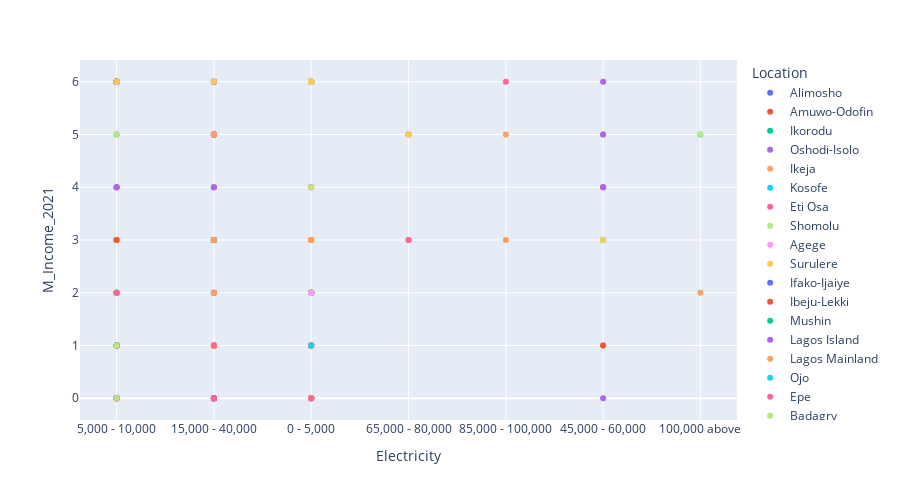

The notebook cell saved with this chart:
### Markdown cell above
Inference

Areas in Lagos State will be represented by three categories. The Higher Category ranging from 85,000 - 100,000, and 100,000 above.  The medium Category ranging from 15,000 - 40,000, 45,000 - 60,000 and  65,000 - 80,000, and the lower Category ranging from 0 - 5,000, and  5,000 - 10,000. 

Areas in Lagos with Higher monthly cost of Feeding are; Lagos Island, Ikeja, Eti Osa, Ibeju lekki, Lagos Mainland, and Surulere

Areas in Lagos state with Medium monthly cost of Feeding are; Apapa, Badagry, Apapa, Ojo, Lagos Island, Lagos Mainland, and Ajeromi-ifelodun.

While Areas in Lagos state with low monthly cost of Feeding are; Epe, Alomosho, Ikorodu, Badagry,  Ifako-ijaiye, lagos mainland and Epe.

### Code cell
# plotting a scatter graph that shows the relationship between Monthly Electricity	 
# and Monthly Income using year 2021.
px.scatter(cl_df, y="M_Income_2021", x="Electricity", color="Location", size_max=60, height=500,)

### Figure 1 — Plotly figure (JSON) as saved in the notebook; plotly's stock layout.template omitted (floating-point values rounded to 4 significant figures)
{"data": [{"hovertemplate": "Location=Alimosho<br>Electricity=%{x}<br>M_Income_2021=%{y}<extra></extra>", "legendgroup": "Alimosho", "marker": {"color": "#636efa", "symbol": "circle"}, "mode": "markers", "name": "Alimosho", "orientation": "v", "showlegend": true, "type": "scatter", "x": ["5,000 - 10,000", "5,000 - 10,000", "5,000 - 10,000", "5,000 - 10,000", "5,000 - 10,000", "5,000 - 10,000", "15,000 - 40,000", "0 - 5,000", "15,000 - 40,000", "5,000 - 10,000", "0 - 5,000"], "xaxis": "x", "y": [0, 6, 6, 0, 6, 6, 0, 2, 6, 0, 6], "yaxis": "y"}, {"hovertemplate": "Location=Amuwo-Odofin<br>Electricity=%{x}<br>M_Income_2021=%{y}<extra></extra>", "legendgroup": "Amuwo-Odofin", "marker": {"color": "#EF553B", "symbol": "circle"}, "mode": "markers", "name": "Amuwo-Odofin", "orientation": "v", "showlegend": true, "type": "scatter", "x": ["0 - 5,000", "15,000 - 40,000", "65,000 - 80,000", "0 - 5,000", "0 - 5,000", "0 - 5,000", "0 - 5,000", "5,000 - 10,000", "0 - 5,000", "0 - 5,000", "5,000 - 10,000", "0 - 5,000", "0 - 5,000", "0 - 5,000"], "xaxis": "x", "y": [6, 6, 5, 1, 0, 2, 2, 3, 2, 1, 6, 6, 6, 2], "yaxis": "y"}, {"hovertemplate": "Location=Ikorodu<br>Electricity=%{x}<br>M_Income_2021=%{y}<extra></extra>", "legendgroup": "Ikorodu", "marker": {"color": "#00cc96", "symbol": "circle"}, "mode": "markers", "name": "Ikorodu", "orientation": "v", "showlegend": true, "type": "scatter", "x": ["5,000 - 10,000", "5,000 - 10,000", "5,000 - 10,000", "5,000 - 10,000", "5,000 - 10,000", "15,000 - 40,000", "0 - 5,000", "5,000 - 10,000", "5,000 - 10,000", "15,000 - 40,000", "0 - 5,000", "0 - 5,000", "0 - 5,000", "0 - 5,000", "0 - 5,000", "15,000 - 40,000", "0 - 5,000", "5,000 - 10,000", "15,000 - 40,000", "15,000 - 40,000", "5,000 - 10,000", "0 - 5,000", "15,000 - 40,000", "0 - 5,000", "0 - 5,000"], "xaxis": "x", "y": [6, 5, 6, 3, 6, 4, 0, 6, 2, 5, 2, 2, 6, 2, 2, 3, 6, 3, 6, 2, 1, 2, 1, 2, 2], "yaxis": "y"}, {"hovertemplate": "Location=Oshodi-Isolo<br>Electricity=%{x}<br>M_Income_2021=%{y}<extra></extra>", "legendgroup": "Oshodi-Isolo", "marker": {"color": "#ab63fa", "symbol": "circle"}, "mode": "markers", "name": "Oshodi-Isolo", "orientation": "v", "showlegend": true, "type": "scatter", "x": ["5,000 - 10,000", "0 - 5,000", "15,000 - 40,000", "5,000 - 10,000", "5,000 - 10,000", "5,000 - 10,000", "0 - 5,000", "5,000 - 10,000", "5,000 - 10,000", "0 - 5,000"], "xaxis": "x", "y": [6, 2, 0, 6, 1, 6, 0, 4, 2, 2], "yaxis": "y"}, {"hovertemplate": "Location=Ikeja<br>Electricity=%{x}<br>M_Income_2021=%{y}<extra></extra>", "legendgroup": "Ikeja", "marker": {"color": "#FFA15A", "symbol": "circle"}, "mode": "markers", "name": "Ikeja", "orientation": "v", "showlegend": true, "type": "scatter", "x": ["15,000 - 40,000", "15,000 - 40,000", "5,000 - 10,000", "15,000 - 40,000", "85,000 - 100,000", "0 - 5,000", "0 - 5,000", "5,000 - 10,000", "0 - 5,000", "5,000 - 10,000", "5,000 - 10,000", "15,000 - 40,000", "45,000 - 60,000", "5,000 - 10,000", "15,000 - 40,000", "15,000 - 40,000", "45,000 - 60,000", "5,000 - 10,000", "15,000 - 40,000", "5,000 - 10,000", "15,000 - 40,000", "45,000 - 60,000", "45,000 - 60,000", "5,000 - 10,000", "0 - 5,000", "5,000 - 10,000", "0 - 5,000", "5,000 - 10,000", "85,000 - 100,000", "5,000 - 10,000", "5,000 - 10,000", "5,000 - 10,000", "5,000 - 10,000", "0 - 5,000", "0 - 5,000"], "xaxis": "x", "y": [5, 1, 6, 3, 5, 6, 2, 1, 0, 1, 2, 0, 4, 4, 0, 1, 5, 0, 6, 0, 3, 3, 4, 0, 2, 2, 0, 3, 3, 6, 0, 6, 0, 2, 6], "yaxis": "y"}, {"hovertemplate": "Location=Kosofe<br>Electricity=%{x}<br>M_Income_2021=%{y}<extra></extra>", "legendgroup": "Kosofe", "marker": {"color": "#19d3f3", "symbol": "circle"}, "mode": "markers", "name": "Kosofe", "orientation": "v", "showlegend": true, "type": "scatter", "x": ["5,000 - 10,000", "5,000 - 10,000", "5,000 - 10,000", "45,000 - 60,000", "5,000 - 10,000", "0 - 5,000", "0 - 5,000", "15,000 - 40,000", "0 - 5,000", "5,000 - 10,000", "5,000 - 10,000", "15,000 - 40,000", "5,000 - 10,000", "15,000 - 40,000", "100,000 above", "5,000 - 10,000", "5,000 - 10,000", "0 - 5,000", "0 - 5,000"], "xaxis": "x", "y": [0, 4, 1, 3, 1, 0, 6, 0, 6, 1, 3, 0, 0, 3, 5, 2, 6, 2, 0], "yaxis": "y"}, {"hovertemplate": "Location=Eti Osa<br>Electricity=%{x}<br>M_Income_2021=%{y}<extra></extra>", "legendgroup": "Eti Osa", "marker": {"color": "#FF6692", "symbol": "circle"}, "mode": "markers", "name": "Eti Osa", "orientation": "v", "showlegend": true, "type": "scatter", "x": ["15,000 - 40,000", "65,000 - 80,000", "15,000 - 40,000", "0 - 5,000", "0 - 5,000", "45,000 - 60,000", "0 - 5,000", "0 - 5,000", "15,000 - 40,000", "0 - 5,000", "15,000 - 40,000", "85,000 - 100,000", "15,000 - 40,000", "15,000 - 40,000", "5,000 - 10,000", "15,000 - 40,000", "5,000 - 10,000", "5,000 - 10,000", "65,000 - 80,000", "5,000 - 10,000", "15,000 - 40,000", "5,000 - 10,000", "15,000 - 40,000", "15,000 - 40,000", "5,000 - 10,000", "5,000 - 10,000", "5,000 - 10,000", "5,000 - 10,000", "15,000 - 40,000", "0 - 5,000"], "xaxis": "x", "y": [1, 3, 2, 0, 1, 4, 4, 6, 0, 4, 5, 6, 6, 5, 3, 5, 4, 1, 3, 6, 0, 1, 0, 6, 0, 6, 0, 6, 1, 6], "yaxis": "y"}, {"hovertemplate": "Location=Shomolu<br>Electricity=%{x}<br>M_Income_2021=%{y}<extra></extra>", "legendgroup": "Shomolu", "marker": {"color": "#B6E880", "symbol": "circle"}, "mode": "markers", "name": "Shomolu", "orientation": "v", "showlegend": true, "type": "scatter", "x": ["15,000 - 40,000", "0 - 5,000", "5,000 - 10,000", "5,000 - 10,000", "0 - 5,000", "0 - 5,000", "5,000 - 10,000", "5,000 - 10,000", "100,000 above", "5,000 - 10,000", "15,000 - 40,000", "0 - 5,000", "0 - 5,000"], "xaxis": "x", "y": [3, 4, 5, 2, 6, 2, 6, 2, 5, 2, 4, 2, 2], "yaxis": "y"}, {"hovertemplate": "Location=Agege<br>Electricity=%{x}<br>M_Income_2021=%{y}<extra></extra>", "legendgroup": "Agege", "marker": {"color": "#FF97FF", "symbol": "circle"}, "mode": "markers", "name": "Agege", "orientation": "v", "showlegend": true, "type": "scatter", "x": ["0 - 5,000", "45,000 - 60,000", "0 - 5,000", "0 - 5,000", "0 - 5,000", "0 - 5,000", "15,000 - 40,000", "0 - 5,000", "0 - 5,000", "0 - 5,000"], "xaxis": "x", "y": [0, 1, 2, 2, 6, 2, 2, 2, 2, 2], "yaxis": "y"}, {"hovertemplate": "Location=Surulere<br>Electricity=%{x}<br>M_Income_2021=%{y}<extra></extra>", "legendgroup": "Surulere", "marker": {"color": "#FECB52", "symbol": "circle"}, "mode": "markers", "name": "Surulere", "orientation": "v", "showlegend": true, "type": "scatter", "x": ["5,000 - 10,000", "5,000 - 10,000", "0 - 5,000", "5,000 - 10,000", "5,000 - 10,000", "0 - 5,000", "0 - 5,000", "15,000 - 40,000", "5,000 - 10,000", "5,000 - 10,000", "15,000 - 40,000", "15,000 - 40,000", "65,000 - 80,000", "0 - 5,000", "15,000 - 40,000", "15,000 - 40,000", "45,000 - 60,000", "15,000 - 40,000", "5,000 - 10,000", "15,000 - 40,000", "0 - 5,000", "5,000 - 10,000", "15,000 - 40,000", "15,000 - 40,000", "0 - 5,000", "5,000 - 10,000", "0 - 5,000", "5,000 - 10,000", "5,000 - 10,000", "5,000 - 10,000", "15,000 - 40,000"], "xaxis": "x", "y": [3, 1, 2, 0, 6, 2, 2, 6, 2, 3, 0, 3, 5, 3, 1, 3, 3, 4, 3, 1, 2, 6, 1, 4, 6, 6, 2, 2, 0, 0, 1], "yaxis": "y"}, {"hovertemplate": "Location=Ifako-Ijaiye<br>Electricity=%{x}<br>M_Income_2021=%{y}<extra></extra>", "legendgroup": "Ifako-Ijaiye", "marker": {"color": "#636efa", "symbol": "circle"}, "mode": "markers", "name": "Ifako-Ijaiye", "orientation": "v", "showlegend": true, "type": "scatter", "x": ["5,000 - 10,000", "0 - 5,000", "0 - 5,000", "5,000 - 10,000", "5,000 - 10,000", "5,000 - 10,000", "0 - 5,000", "0 - 5,000", "15,000 - 40,000", "5,000 - 10,000", "5,000 - 10,000", "5,000 - 10,000", "5,000 - 10,000", "0 - 5,000"], "xaxis": "x", "y": [6, 2, 0, 6, 1, 2, 2, 6, 3, 6, 1, 0, 0, 6], "yaxis": "y"}, {"hovertemplate": "Location=Ibeju-Lekki<br>Electricity=%{x}<br>M_Income_2021=%{y}<extra></extra>", "legendgroup": "Ibeju-Lekki", "marker": {"color": "#EF553B", "symbol": "circle"}, "mode": "markers", "name": "Ibeju-Lekki", "orientation": "v", "showlegend": true, "type": "scatter", "x": ["5,000 - 10,000", "15,000 - 40,000", "45,000 - 60,000", "5,000 - 10,000", "5,000 - 10,000", "0 - 5,000", "0 - 5,000", "0 - 5,000", "15,000 - 40,000", "15,000 - 40,000", "5,000 - 10,000", "15,000 - 40,000", "15,000 - 40,000", "15,000 - 40,000", "15,000 - 40,000"], "xaxis": "x", "y": [6, 0, 1, 3, 6, 1, 3, 0, 3, 1, 6, 3, 0, 4, 0], "yaxis": "y"}, {"hovertemplate": "Location=Mushin<br>Electricity=%{x}<br>M_Income_2021=%{y}<extra></extra>", "legendgroup": "Mushin", "marker": {"color": "#00cc96", "symbol": "circle"}, "mode": "markers", "name": "Mushin", "orientation": "v", "showlegend": true, "type": "scatter", "x": ["15,000 - 40,000", "15,000 - 40,000", "0 - 5,000", "0 - 5,000", "0 - 5,000", "0 - 5,000", "0 - 5,000"], "xaxis": "x", "y": [3, 0, 6, 2, 2, 6, 2], "yaxis": "y"}, {"hovertemplate": "Location=Lagos Island<br>Electricity=%{x}<br>M_Income_2021=%{y}<extra></extra>", "legendgroup": "Lagos Island", "marker": {"color": "#ab63fa", "symbol": "circle"}, "mode": "markers", "name": "Lagos Island", "orientation": "v", "showlegend": true, "type": "scatter", "x": ["5,000 - 10,000", "5,000 - 10,000", "5,000 - 10,000", "5,000 - 10,000", "5,000 - 10,000", "15,000 - 40,000", "5,000 - 10,000", "0 - 5,000", "45,000 - 60,000", "5,000 - 10,000", "0 - 5,000", "15,000 - 40,000", "15,000 - 40,000", "15,000 - 40,000", "45,000 - 60,000", "15,000 - 40,000", "45,000 - 60,000", "15,000 - 40,000", "15,000 - 40,000", "15,000 - 40,000", "15,000 - 40,000", "5,000 - 10,000", "15,000 - 40,000", "45,000 - 60,000", "5,000 - 10,000", "15,000 - 40,000", "5,000 - 10,000", "15,000 - 40,000", "15,000 - 40,000", "15,000 - 40,000", "5,000 - 10,000", "15,000 - 40,000", "5,000 - 10,000"], "xaxis": "x", "y": [1, 1, 1, 0, 6, 5, 2, 2, 0, 4, 6, 2, 0, 2, 6, 0, 5, 5, 5, 5, 6, 6, 0, 4, 2, 0, 6, 6, 3, 0, 6, 4, 0], "yaxis": "y"}, {"hovertemplate": "Location=Lagos Mainland<br>Electricity=%{x}<br>M_Income_2021=%{y}<extra></extra>", "legendgroup": "Lagos Mainland", "marker": {"color": "#FFA15A", "symbol": "circle"}, "mode": "markers", "name": "Lagos Mainland", "orientation": "v", "showlegend": true, "type": "scatter", "x": ["0 - 5,000", "5,000 - 10,000", "5,000 - 10,000", "0 - 5,000", "0 - 5,000", "15,000 - 40,000", "5,000 - 10,000", "5,000 - 10,000", "15,000 - 40,000", "100,000 above", "5,000 - 10,000", "5,000 - 10,000", "15,000 - 40,000", "15,000 - 40,000", "15,000 - 40,000", "15,000 - 40,000", "0 - 5,000", "0 - 5,000", "15,000 - 40,000", "0 - 5,000", "0 - 5,000", "5,000 - 10,000", "5,000 - 10,000"], "xaxis": "x", "y": [0, 0, 2, 0, 2, 1, 0, 2, 5, 2, 1, 2, 5, 3, 2, 2, 3, 0, 1, 6, 1, 0, 6], "yaxis": "y"}, {"hovertemplate": "Location=Ojo<br>Electricity=%{x}<br>M_Income_2021=%{y}<extra></extra>", "legendgroup": "Ojo", "marker": {"color": "#19d3f3", "symbol": "circle"}, "mode": "markers", "name": "Ojo", "orientation": "v", "showlegend": true, "type": "scatter", "x": ["5,000 - 10,000", "0 - 5,000", "0 - 5,000", "5,000 - 10,000"], "xaxis": "x", "y": [6, 2, 1, 2], "yaxis": "y"}, {"hovertemplate": "Location=Epe<br>Electricity=%{x}<br>M_Income_2021=%{y}<extra></extra>", "legendgroup": "Epe", "marker": {"color": "#FF6692", "symbol": "circle"}, "mode": "markers", "name": "Epe", "orientation": "v", "showlegend": true, "type": "scatter", "x": ["0 - 5,000", "5,000 - 10,000", "0 - 5,000", "5,000 - 10,000", "5,000 - 10,000", "15,000 - 40,000", "15,000 - 40,000", "5,000 - 10,000"], "xaxis": "x", "y": [0, 2, 2, 6, 0, 1, 0, 0], "yaxis": "y"}, {"hovertemplate": "Location=Badagry<br>Electricity=%{x}<br>M_Income_2021=%{y}<extra></extra>", "legendgroup": "Badagry", "marker": {"color": "#B6E880", "symbol": "circle"}, "mode": "markers", "name": "Badagry", "orientation": "v", "showlegend": true, "type": "scatter", "x": ["5,000 - 10,000", "0 - 5,000", "5,000 - 10,000", "5,000 - 10,000", "0 - 5,000", "0 - 5,000", "0 - 5,000"], "xaxis": "x", "y": [0, 2, 1, 6, 6, 6, 2], "yaxis": "y"}, {"hovertemplate": "Location=Ajeromi-Ifelodun<br>Electricity=%{x}<br>M_Income_2021=%{y}<extra></extra>", "legendgroup": "Ajeromi-Ifelodun", "marker": {"color": "#FF97FF", "symbol": "circle"}, "mode": "markers", "name": "Ajeromi-Ifelodun", "orientation": "v", "showlegend": true, "type": "scatter", "x": ["0 - 5,000"], "xaxis": "x", "y": [2], "yaxis": "y"}, {"hovertemplate": "Location=Apapa<br>Electricity=%{x}<br>M_Income_2021=%{y}<extra></extra>", "legendgroup": "Apapa", "marker": {"color": "#FECB52", "symbol": "circle"}, "mode": "markers", "name": "Apapa", "orientation": "v", "showlegend": true, "type": "scatter", "x": ["0 - 5,000", "15,000 - 40,000", "5,000 - 10,000", "0 - 5,000", "0 - 5,000"], "xaxis": "x", "y": [6, 6, 6, 6, 6], "yaxis": "y"}], "layout": {"height": 500, "legend": {"title": {"text": "Location"}, "tracegroupgap": 0}, "margin": {"t": 60}, "xaxis": {"anchor": "y", "domain": [0, 1], "title": {"text": "Electricity"}}, "yaxis": {"anchor": "x", "domain": [0, 1], "title": {"text": "M_Income_2021"}}}}
